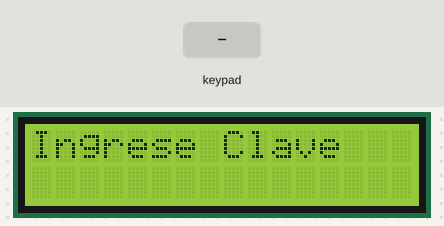
This sketch was run on a simulated Arduino Uno, built with avr-gcc and run on an emulated ATmega328P. Parts: 16×2 character LCD. Inputs (shaded band) come from the test bench. What the sketch prints to the serial monitor is not drawn.

Above: at 2.0 s.
2.1 s: keypad keys 1 0 9 8 # pressed 0.4 s apart
At 3.5 s:
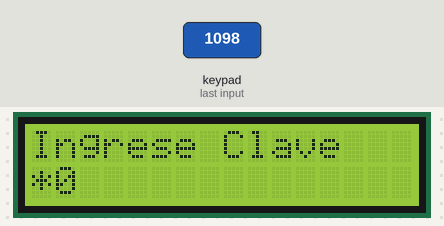
5.6 s: key '#' pressed
At 8.4 s:
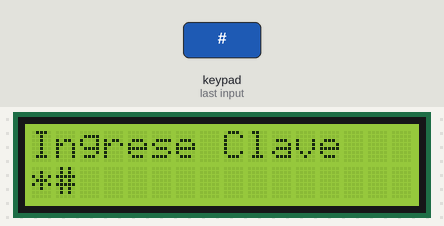
8.6 s: keypad keys 1 3 9 7 # pressed 0.4 s apart
At 11.7 s:
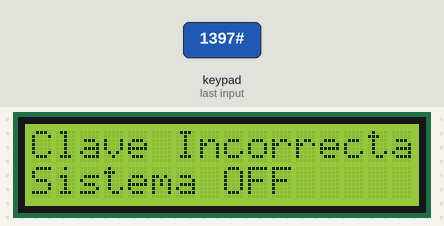
13.6 s: key '#' pressed
At 15.0 s:
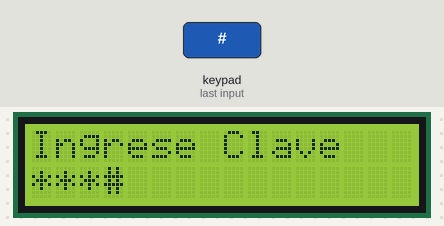
16.6 s: key '1' pressed
At 18.7 s:
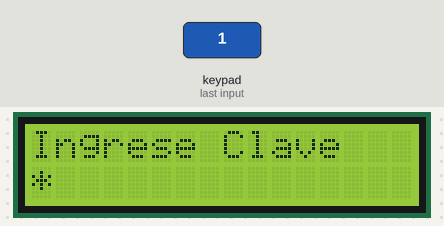
19.1 s: keypad keys 1 0 9 8 * pressed 0.4 s apart
At 25.1 s:
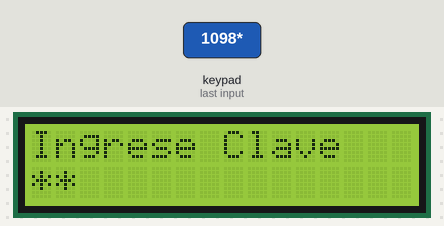
Timing chart, 0 to 25.4 s (numbered marks = the images above; inputs shaded):
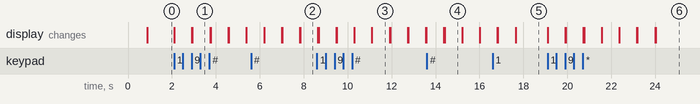

The sketch:

SuarezLuis_DeberTeclado.ino
```cpp
                          //UNIVERSIDAD TÉCNICA DEL NORTE
                                 //FICA/CIERCOM
                            //SISTEMAS MICROPROCESADOS

//NOMBRE: LUIS SUAREZ
//FECHA:  16/06/2019

#include <Keypad.h>
#include <LiquidCrystal.h>
#include <Servo.h>
int d=0;
Servo motor;
LiquidCrystal lcd(12,11,5,4,3,2);
const byte filas = 4;
const byte columnas = 3;
char keys[filas][columnas] = {
{'1','2','3'},
{'4','5','6'},
{'7','8','9'},
{'#','0','*'}
};
int j =0;
char clave[5];
byte filPins[filas] = {A0, A1, A2, A3};
byte colPins[columnas] = {10, 9, 8};
Keypad keypad= Keypad( makeKeymap(keys), filPins, colPins, filas, columnas );
int i=0;
int sis;

void setup()
{
Serial.begin(9600);
pinMode(9,OUTPUT);
lcd.begin(16,2);
lcd.print("Bienvenido");
Serial.println("Bienvenido");
Serial.println("Ingrese Clave");
delay(800);
}

void loop()
{
if(d==0)
{
lcd.setCursor(0,0);
lcd.print("Ingrese Clave");
}
if(d==1)
{
lcd.setCursor(0,0);
lcd.print("Sistema ON");
}
char key = keypad.getKey();

if (key != NO_KEY)
{

switch(j)
{
case 0:
clave[j]=key;
Serial.println(clave[j]);
lcd.setCursor(i,1);
lcd.print(clave[j]);
delay(800);
lcd.setCursor(i,1);
lcd.print('*');
j++;
i++;
break;

case 1:
clave[j]=key;
Serial.println(clave[j]);
lcd.setCursor(i,1);
lcd.print(clave[j]);
delay(800);
lcd.setCursor(i,1);
lcd.print('*');
j++;
i++;
break;

case 2:
clave[j]=key;
Serial.println(clave[j]);
lcd.setCursor(i,1);
lcd.print(clave[j]);
delay(800);
lcd.setCursor(i,1);
lcd.print('*');
j++;
i++;
break;

case 3:
clave[j]=key;
Serial.println(clave[j]);
lcd.setCursor(i,1);
lcd.print(clave[j]);
delay(800);
lcd.setCursor(i,1);
lcd.print('*');
delay(800);
j=0;
i=0;

if(clave[0]=='2'&&clave[1]=='4'&&clave[2]=='0'&&clave[3]=='1')
{
digitalWrite(9,HIGH);
Serial.println("Clave Correcta");
lcd.setCursor(0,1);
lcd.print("Clave Correcta");
delay(800);
lcd.clear();
sis=1;
d=1;
}
else
{
digitalWrite(9,LOW);
Serial.println("Clave Incorrecta");
lcd.setCursor(0,0);
lcd.print("Clave Incorrecta");
lcd.setCursor(0,1);
lcd.print("Sistema OFF");
delay(800);
lcd.clear();
sis=0;
d=0;
}
break;
}
}
}
```

Measured:
- after the input at 2.1 s, the display: first changes at once (image 1 shows a later state)
- after the input at 5.6 s, the display: first differs from a run without the input after 2.2 s (image 2)
- after the input at 8.6 s, the display: first differs from a run without the input after 0.07 s (image 3 shows a later state)
- after the input at 13.6 s, the display: first differs from a run without the input after 0.81 s (image 4)
- after the input at 19.1 s, the display: first changes at once (image 6 shows a later state)
- what the display in image 3 shows lasts 0.8 s, from 11.1 s to 11.9 s
